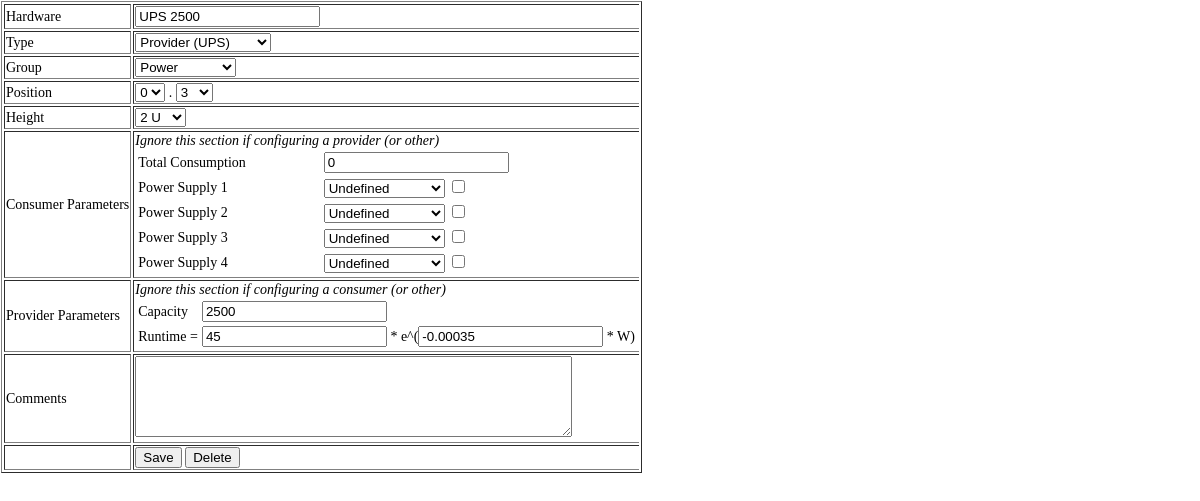
The page /?p=edit&id=124 on the database its author committed.
### tables this page shows
CREATE TABLE IF NOT EXISTS `entities` (
  `ID` int(11) NOT NULL AUTO_INCREMENT,              
  `Type` int(11) NOT NULL,                           
  `Group` int(11) DEFAULT NULL,                      
  `Rack` int(11) unsigned NOT NULL,                  
  `Position` int(11) unsigned NOT NULL,              
  `Height` int(11) unsigned NOT NULL DEFAULT '1',    
  `Hardware` varchar(32) NOT NULL,                   
  `Name` varchar(32) DEFAULT NULL,                   
  `Comment` varchar(192) DEFAULT NULL,               

                                                     
  `Ref1` int(11) DEFAULT NULL,                       
  `Ref2` int(11) DEFAULT NULL,                       
  `Ref3` int(11) DEFAULT NULL,                       
  `Ref4` int(11) DEFAULT NULL,                       
  `RefFlags` int(11) DEFAULT '0',                    
  `TotalLoad` int(11) DEFAULT NULL,                  

                                                     
  `Capacity` int(11) DEFAULT NULL,                   
  `FormulaA` float DEFAULT NULL,                     
  `FormulaB` float DEFAULT NULL,                     
  
  PRIMARY KEY (`ID`),
  KEY `Rack_idx` (`Rack`),
  KEY `Type_idx` (`Type`)
);

### inc/conf.inc.php (called while the page is built, shortened)
<?php
function get_conf($i){
	return $GLOBALS['_CONF_'][$i];
}

### inc/sql.inc.php (called while the page is built, shortened)
<?php
function sql(){
    return $GLOBALS['_SQL_'];
}
function sql_query($q){
    return mysqli_query(sql(), $q);
}

### content/edit.inc.php (the view, shortened to what this page needs)
<?php
function get_val($id, $field){
    if($id){
        $q = sql_query("SELECT `$field` FROM `entities` WHERE `ID` = '$id'");
        $r = mysqli_fetch_row($q);
        return $r[0];
    }
    else{
        return "";
    }
}
function get_selected($id, $field, $val){
    if(get_val($id, $field) == $val)
        return "selected='selected'";
    else
        return "";
}
function get_flag_checked($id, $flag){
    if((get_val($id, "RefFlags") & $flag) != 0)
        return "checked='checked'";
    else
        return "";
}
function print_refs($id,$col){
    $q = sql_query("SELECT `ID`,`Rack`,`Position`,`Hardware` FROM `entities` WHERE `Type` = '2'");
    echo "<option value='0' ";
    echo get_selected($id, $col, 0);
    echo ">Undefined</option>";
}
$mode = 0;
$okay = 1;
if(isset($_GET['id'])){
    $mode = intval($_GET['id']);;
}
else{
    set_title("add item");
}
if(isset($_GET['post']) && $_POST['action'] == "Save"){
    $save = array();
    $save['Type'] = $_POST['type'];
    $save['Rack'] = $_POST['rack'];
    $save['Position'] = $_POST['position'];
    $save['Height'] = $_POST['height'];
    $save['Hardware'] = $_POST['hardware'];
    $save['Group'] = $_POST['group'];
    $save['Comment'] = strip_tags($_POST['comment']);
    if($_POST['type'] == 1){
        $save['Ref1'] = intval($_POST['ref1']);
        $save['Ref2'] = intval($_POST['ref2']);
        $save['Ref3'] = intval($_POST['ref3']);
        $save['Ref4'] = intval($_POST['ref4']);
        $save['RefFlags'] = calc_flags();
        $save['TotalLoad'] = intval($_POST['load']);
        $save['Capacity'] = 0;
        $save['FormulaA'] = 0;
        $save['FormulaB'] = 0;
    }
    elseif($_POST['type'] == 2){
        $save['Ref1'] = 0;
        $save['Ref2'] = 0;
        $save['Ref3'] = 0;
        $save['Ref4'] = 0;
        $save['RefFlags'] = 0;
        $save['TotalLoad'] = 0;
        $save['Capacity'] = $_POST['capacity'];
        $save['FormulaA'] = $_POST['formulaa'];
        $save['FormulaB'] = $_POST['formulab'];
    }
    else{
        $save['Ref1'] = 0;
        $save['Ref2'] = 0;
        $save['Ref3'] = 0;
        $save['Ref4'] = 0;
        $save['RefFlags'] = 0;
        $save['TotalLoad'] = 0;
        $save['Capacity'] = 0;
        $save['FormulaA'] = 0;
        $save['FormulaB'] = 0;
    }
    if($save['Position'] + $save['Height'] > 42){
        $okay = 0;
        echo "Error: The entity goes above the height of the rack<br/>";
    }
    for($i = 0; $i < $save['Height']; $i++){
        $p = $save['Position'] + $i;
        $q1 = sql_query(
            "SELECT * FROM `entities` WHERE `Rack`='{$save['Rack']}' AND `Position`<='$p' AND ".
            " (`Position` + `Height`) > '$p' AND `ID` != '$mode'");
        if(mysqli_num_rows($q1)){
            echo "Error: The space ({$save['Rack']}.$p) is already occupied by another entity<br/>";
            $okay = 0;
            break;
        }
    }
    if($okay){
        $qs = "";
        if($mode){
            $qs = "UPDATE `entities` SET ";
            foreach($save as $i => $v){
                $v = sql_esc($v);
                $qs .= "`$i` = '$v', ";
            }
            $qs = substr($qs, 0, -2);
            $qs.= " WHERE `ID` = '$mode'";
        }
        else{
            $qs = "INSERT INTO `entities` SET ";
            foreach($save as $i => $v){
                $v = sql_esc($v);
                $qs .= "`$i` = '$v', ";
            }
            $qs = substr($qs, 0, -2);
        }
        $q = sql_query($qs);
        if(mysqli_errno(sql())){
            echo mysqli_error(sql());
            echo "<br/><a href='javascript:window.history.go(-1)'>Go back &rarr;</a>";
        }
        else{
            echo "Changes saved.<br/>";
            echo "<script type='text/javascript'>window.opener.location.reload();</script>";
            echo "<a href='./?' onclick='window.close();return false;'>Continue &rarr;</a><br/>";
            if(!$mode)
                echo "<a href='./?' onclick='window.history.go(-1); return false;'>Add another &rarr;</a><br/>";
        }
    }
    else{
        echo "<a href='javascript:window.history.go(-1)'>Go back &rarr;</a>";
    }
}
else{
?>
<form action="?p=edit&post<?php if(isset($_GET['id'])) echo "&id={$_GET['id']}";?>" method="post">
    <table class='edit_form' border="1">
    <tr>
        <td>Hardware</td>
        <td><input name="hardware" value="<?php echo get_val($mode, 'Hardware');?>"/></td>
    </tr>
    <tr>
        <td>Type</td>
        <td>
            <select name="type">
                <option value="2" <?php echo get_selected($mode, 'Type', 2);?>>Provider (UPS)</option>
            </select>
        </td>
    </tr>
    <tr>
        <td>Group</td>
        <td>
            <select name="group">
                <?php
                    $q = sql_query("SELECT `ID`,`Name` FROM `groups` ORDER BY `ID` ASC");
                    while($r = mysqli_fetch_row($q)){
                        echo "<option value='{$r[0]}' ";
                        echo get_selected($mode, 'Group', $r[0]);
                        echo ">{$r[1]}</option>";
                    }
                ?>
            </select>
        </td>
    <tr>
        <td>Position</td>
        <td>
            <select name="rack">
                <?php
                    $q = sql_query("SELECT `RackId` FROM `racks` ORDER BY `RackId` DESC");
                    while($r = mysqli_fetch_row($q)){
                        echo "<option value='{$r[0]}' ";
                        echo get_selected($mode, 'Rack', $r[0]);
                        echo ">{$r[0]}</option>";
                    }
                ?>
            </select>
            .
            <select name="position">
                <?php
                    for($i = 42; $i >= 0; $i--){
                        echo "<option value='$i' ";
                        echo get_selected($mode, 'Position', $i);
                        echo ">$i</option>";
                    }
                ?>
            </select>
        </tr>
    </tr>
    <tr>
        <td>Height</td>
        <td>
             <select name="height">
                <?php
                    for($i = 1; $i <= 20; $i++){
                        echo "<option value='$i' ";
                        echo get_selected($mode, 'Height', $i);
                        echo ">$i U</option>";
                    }
                ?>
            </select>
        </td>
        </tr>
    <tr>
        <td>Consumer Parameters</td>
        <td>
            <i>Ignore this section if configuring a provider (or other)</i>
            <table border="0" width="100%">
                <tr>
                    <td>Total Consumption</td>
                    <td><input name="load" value="<?php echo get_val($mode, 'TotalLoad');?>"/></td>
                </tr>
                <tr>
                    <td>Power Supply 1</td>
                    <td>
                        <select name="ref1">
                            <?php print_refs($mode,'Ref1'); ?>
                        </select>
                        <input type='checkbox' name="ref1_f" value="1" <?php echo get_flag_checked($mode, 1); ?>/>
                    </td>
                </tr>
                <tr>
                    <td>Power Supply 2</td>
                    <td>
                        <select name="ref2">
                            <?php print_refs($mode,'Ref2'); ?>
                        </select>
                        <input type='checkbox' name="ref2_f" value="1" <?php echo get_flag_checked($mode, 2); ?>/>
                    </td>
                </tr>
                <tr>
                    <td>Power Supply 3</td>
                    <td>
                        <select name="ref3">
                            <?php print_refs($mode,'Ref3'); ?>
                        </select>
                        <input type='checkbox' name="ref3_f" value="1" <?php echo get_flag_checked($mode, 4); ?>/>
                    </td>
                </tr>
                <tr>
                    <td>Power Supply 4</td>
                    <td>
                        <select name="ref4">
                            <?php print_refs($mode,'Ref4'); ?>
                        </select>
                        <input type='checkbox' name="ref4_f" value="1" <?php echo get_flag_checked($mode, 8); ?>/>
                    </td>
                </tr>
            </table>
        </td>
    </tr>
    <tr>
        <td>Provider Parameters</td>
        <td>
            <i>Ignore this section if configuring a consumer (or other)</i>
            <table border="0" width="100%">
                <tr>
                    <td>Capacity</td>
                    <td>
                         <input name="capacity" value="<?php echo get_val($mode, 'Capacity'); ?>"/>
                    </td>
                </tr>
                <tr>
                    <td>Runtime =</td>
                    <td>
                        <input name="formulaa" value="<?php echo get_val($mode, 'FormulaA'); ?>"/> * e^(<input name="formulab" value="<?php echo get_val($mode, 'FormulaB'); ?>"/> * W)
                    </td>
                </tr>
            </table>
        </td>
    </tr>
    <tr>
        <td>Comments</td>
        <td>
            <textarea name='comment' rows="5" cols="52"><?php echo get_val($mode, 'Comment'); ?></textarea>
        </td>
    </tr>
    <tr>
        <td>&nbsp;</td>
        <td>
            <input type='submit' value="Save" name='action'/>
            <?php if($mode) echo "<input type='submit' onclick=\"return confirm('Are you sure you want to delete this?')\" value='Delete' name='action'/>"; ?>
        </td>
    </tr>
    </table>
</form>
<?php
}
?>

### index.php (style rules this page uses)
body { margin:1px; padding:0px; font-size:14px; }
tr>td:last-child { border-right:none; }

### rows shown on the page
entities: hardware "UPS 2500", load "0", capacity "2500", formulaa "45", formulab "-0.00035"

### other values the page prints
form field group "Power"
form field rack "0"
form field position "3"
form field height "2 U"
